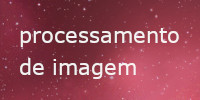
#> input picture Tecnicas de Pre-Processamento de Imagens/assets/img-process.jpg, 200 x 100 px
$ jupyter execute --allow-errors OCR-PreProcessing.ipynb   (shell and % lines are left out)
#> lines starting #> are read from the running program, lines starting #| are printed output that depends on the picture; after the words box and inside, x2 and y2 are one past the last pixel; in counts of white or black regions, pixels touching at a corner belong together
# Técnicas de Pré-processamento para OCR

# Importando as bibliotecas

[cell 1]
import cv2
import numpy as np
import matplotlib.pyplot as plt

[cell 2]
# https://matplotlib.org/stable/api/_as_gen/matplotlib.pyplot.imshow.html

def adjustImageForDisplay(img):
    """Ajusta a imagem para a exibição, adicionando cmap se necessário."""

    # Verifica se a imagem está em escala de cinza (um canal)
    # Para imagens em escala de cinza, o cmap 'gray' é necessário para exibir corretamente
    if len(img.shape) == 2:
        return {'X': img, 'cmap': 'gray'}  # Retorna o dicionário com a imagem e o cmap para escala de cinza
    return {'X': img}  # Para imagens RGB, retorna apenas a imagem

[cell 3]
def plot_image(img, title='placeholder'):
    """Exibe a imagem com ajustes apropriados."""
    plt.figure(figsize=(8, 6))  # Define o tamanho da figura
    plt.imshow(**adjustImageForDisplay(img))  # Usa o dicionário retornado por adjustImageForDisplay para passar parâmetros para imshow
    plt.title(title)  # Adiciona o título à imagem
    plt.axis('off')  # Oculta os eixos para melhor visualização da imagem
    plt.show()  # Exibe a imagem

# Escala de cinza (*grayscale*)

[cell 4]
img = cv2.imread('./assets/img-process.jpg')
#> img is the input picture: shape (100, 200, 3); mean B, G, R 84.1, 69.9, 150

[cell 5]
img = cv2.imread('./assets/img-process.jpg')
plot_image(img, 'Img Process')

[cell 6]
rgb = cv2.cvtColor(img, cv2.COLOR_BGR2RGB)
plot_image(rgb, 'Img Process')

[cell 7]
gray = cv2.cvtColor(img, cv2.COLOR_BGR2GRAY)
plot_image(gray, 'Img Process')

# Limiarização  (*thresholding*)

A limiarização, ou thresholding, é uma técnica fundamental em processamento de imagem usada para segmentar uma imagem em diferentes regiões com base na intensidade dos pixels.

Limiarização (Thresholding) é o processo de converter uma imagem em tons de cinza (ou uma imagem colorida) em uma imagem binária (preto e branco) usando um valor de limiar. Esse valor determina o critério para classificar os pixels em duas categorias: acima ou abaixo do limiar.

**Escolha do Valor de Limiar:** Um valor de limiar (ou threshold) é definido. Todos os pixels com valores acima desse limiar são definidos como um valor (geralmente branco), e todos os pixels abaixo do limiar são definidos como outro valor (geralmente preto).

**Aplicação do Limiar:** Para cada pixel na imagem:

- Se o valor do pixel for maior que o limiar, ele é definido como o valor de fundo (por exemplo, branco).
- Se o valor do pixel for menor ou igual ao limiar, ele é definido como o valor do primeiro plano (por exemplo, preto).

**Tipos de Limiarização:**

- **Limiarização Global:** Um único valor de limiar é usado para toda a imagem. Simples e rápido, mas pode não funcionar bem para imagens com iluminação variável ou com diferentes regiões de interesse.

- **Limiarização Adaptativa (Gaussiana):** O valor do limiar é calculado localmente para diferentes regiões da imagem. Útil para imagens com iluminação desigual ou quando a imagem tem regiões com diferentes condições de iluminação.

- **Limiarização Otsu:** Um método automático que calcula o valor do limiar que minimiza a variância intra-classe. Ideal para imagens com histogramas bimodais.

## Limiarização Simples (*Threshold*)

[cell 8]
img = cv2.imread('./assets/trecho-livro.jpg')
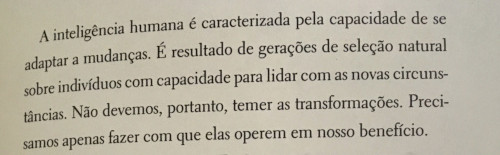
#> input picture Tecnicas de Pre-Processamento de Imagens/assets/trecho-livro.jpg, 500 x 155 px
#> img is the input picture: shape (155, 500, 3); mean B, G, R 162.2, 177.8, 183.6
plot_image(img, 'Trecho Livro')

[cell 9]
gray = cv2.cvtColor(img, cv2.COLOR_BGR2GRAY)
#> gray: shape (155, 500)
plot_image(gray)

A função `cv2.threshold` aplica um limiar a uma imagem em escala de cinza para criar uma imagem binária. (https://docs.opencv.org/4.x/d7/d4d/tutorial_py_thresholding.html)

[cell 10]
# Define o valor do limiar para a operação de thresholding.
limiar_val = 127

# Define o valor máximo atribuído aos pixels que excedem o limiar.
max_pixel_value = 255  # Neste caso, representa a cor branca na imagem binária.

[cell 11]
val, thresh = cv2.threshold(src=gray, thresh=limiar_val, maxval=max_pixel_value, type=cv2.THRESH_BINARY)
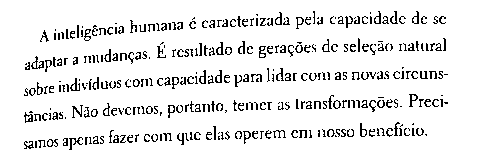
#> thresh: shape (155, 500); 91.3% white; black in thin lines or dots, all inside (x1, y1, x2, y2) = (24, 11, 448, 150)
#> val = 127
plot_image(thresh, f'Bin {val}')

[cell 12]
val, thresh = cv2.threshold(src=gray, thresh=180, maxval=255, type=cv2.THRESH_BINARY)
#> thresh: shape (155, 500); 75.9% white; 336 black regions (268 under 20 px), largest, box (x1, y1, x2, y2) and area: (0, 0, 122, 155) 6358, (35, 22, 125, 45) 731, (201, 12, 290, 29) 544
plot_image(thresh, f'Bin {val}')

[cell 13]
val, thresh = cv2.threshold(src=gray, thresh=140, maxval=255, type=cv2.THRESH_BINARY)
#> thresh: shape (155, 500); 89.9% white; black in thin lines or dots, all inside (x1, y1, x2, y2) = (23, 11, 449, 150)
plot_image(thresh, f'Bin {val}')

## Limiarização Método de Otsu

Um método automático que calcula o valor do limiar que minimiza a variância intra-classe. Ideal para imagens com histogramas bimodais.

[cell 14]
val, otsu = cv2.threshold(src=gray, thresh=140, maxval=255, type=cv2.THRESH_BINARY | cv2.THRESH_OTSU)
#> val = 138
plot_image(otsu, f'Otsu {val}')

[cell 15]
img = cv2.imread('./assets/receita01.jpg')
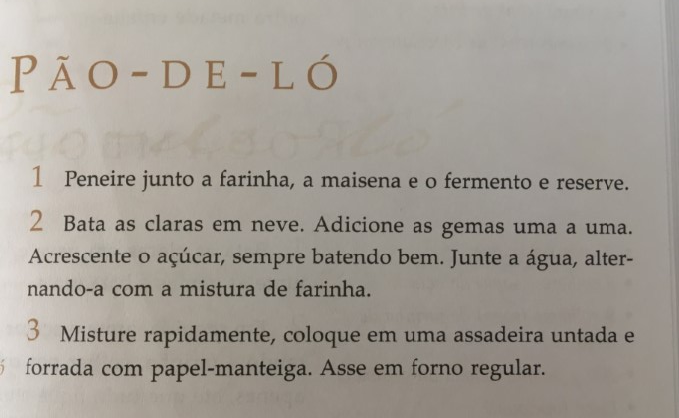
#> input picture Tecnicas de Pre-Processamento de Imagens/assets/receita01.jpg, 679 x 418 px
#> img is the input picture: shape (418, 679, 3); mean B, G, R 148.8, 156.7, 162.5
gray = cv2.cvtColor(img, cv2.COLOR_BGR2GRAY)
#> gray: shape (418, 679)
val, thresh = cv2.threshold(src=gray, thresh=138, maxval=255, type=cv2.THRESH_BINARY)
#> thresh: shape (418, 679); 86.9% white; 407 black regions (239 under 20 px), largest, box (x1, y1, x2, y2) and area: (318, 321, 618, 418) 14552, (207, 358, 312, 386) 1110, (550, 324, 619, 353) 899

plot_image(otsu, f'Bin {val}')

[cell 16]
val, otsu = cv2.threshold(src=gray, thresh=138, maxval=255, type=cv2.THRESH_BINARY | cv2.THRESH_OTSU)
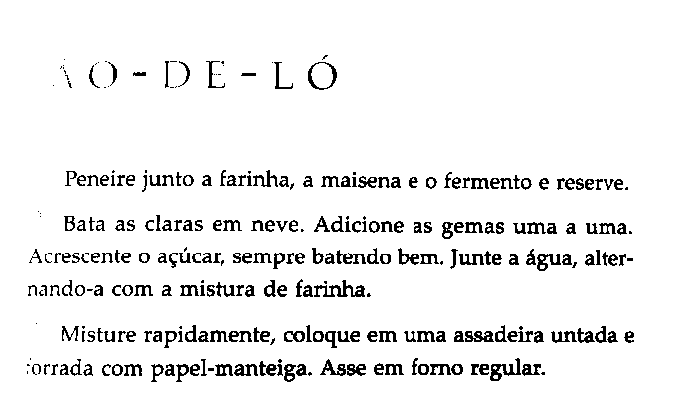
#> otsu: shape (418, 679); 93.9% white; black in thin lines or dots, all inside (x1, y1, x2, y2) = (27, 55, 634, 382)
#> val = 119
plot_image(otsu, f'Otsu {val}')

## Limiarização Adaptativa

O valor do limiar é calculado localmente para diferentes regiões da imagem. Útil para imagens com iluminação desigual ou quando a imagem tem regiões com diferentes condições de iluminação.

[cell 17]
img = cv2.imread('./assets/livro02.jpg')
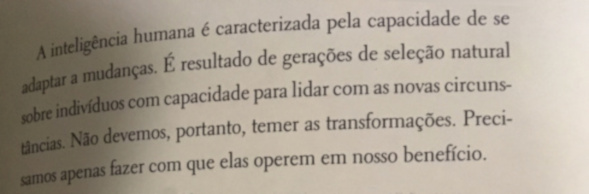
#> input picture Tecnicas de Pre-Processamento de Imagens/assets/livro02.jpg, 589 x 194 px
#> img is the input picture: shape (194, 589, 3); mean B, G, R 147.2, 160.9, 170.4
plot_image(img, 'Livro 02')

[cell 18]
gray = cv2.cvtColor(img, cv2.COLOR_BGR2GRAY)
#> gray: shape (194, 589)
val, otsu = cv2.threshold(src=gray, thresh=0, maxval=255, type=cv2.THRESH_BINARY| cv2.THRESH_OTSU)
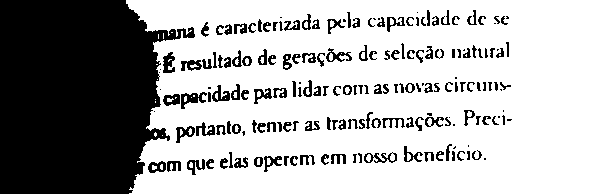
#> otsu: shape (194, 589); 67.1% white; 180 black regions (28 under 20 px), largest, box (x1, y1, x2, y2) and area: (0, 0, 195, 194) 29174, (181, 92, 207, 109) 208, (163, 52, 175, 73) 167
#> val = 147
plot_image(otsu, f'Otsu {val}')

[cell 19]
# Define o tamanho do bloco de pixels ao redor de cada pixel usado para calcular o valor do limiar local.
# Deve ser um número ímpar maior que 1.
tamanho_bloco = 11

# Define a constante subtraída da média calculada (ou ponderada, dependendo do método).
# Ajusta o limiar localmente, tornando a segmentação mais precisa em imagens com iluminação variável.
constante_C = 9

[cell 20]
adapt_media = cv2.adaptiveThreshold(src=gray, maxValue=255, adaptiveMethod=cv2.ADAPTIVE_THRESH_MEAN_C, thresholdType=cv2.THRESH_BINARY, blockSize=tamanho_bloco, C=constante_C)
#> adapt_media: shape (194, 589); 88.9% white; black in thin lines or dots, all inside (x1, y1, x2, y2) = (21, 9, 513, 194)
plot_image(adapt_media, f'Adapatative')

## Limiarização Adaptativa Gaussiana

[cell 21]
# Define o tamanho do bloco de pixels ao redor de cada pixel usado para calcular o valor do limiar local.
# Deve ser um número ímpar maior que 1.
tamanho_bloco = 11

# Define a constante subtraída da média calculada (ou ponderada, dependendo do método).
# Ajusta o limiar localmente, tornando a segmentação mais precisa em imagens com iluminação variável.
constante_C = 9

[cell 22]
img = cv2.imread('./assets/livro_adaptativa.jpg')
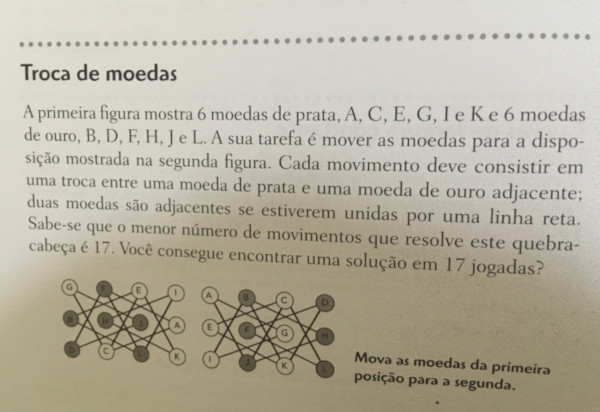
#> input picture Tecnicas de Pre-Processamento de Imagens/assets/livro_adaptativa.jpg, 600 x 412 px
#> img is the input picture: shape (412, 600, 3); mean B, G, R 159.8, 176.4, 181.6
plot_image(img, 'Livro Adapatativa')

[cell 23]
gray = cv2.cvtColor(img, cv2.COLOR_BGR2GRAY)
#> gray: shape (412, 600)
plot_image(gray, 'Livro Adapatativa')

[cell 24]
adapt_media = cv2.adaptiveThreshold(src=gray, maxValue=255, adaptiveMethod=cv2.ADAPTIVE_THRESH_MEAN_C, thresholdType=cv2.THRESH_BINARY, blockSize=tamanho_bloco, C=constante_C)
#> adapt_media: shape (412, 600); 89.5% white; black in thin lines or dots, all inside (x1, y1, x2, y2) = (19, 33, 600, 404)
plot_image(adapt_media, f'Adapatative')

[cell 25]
adapt_media_gauss = cv2.adaptiveThreshold(src=gray, maxValue=255, adaptiveMethod=cv2.ADAPTIVE_THRESH_GAUSSIAN_C, thresholdType=cv2.THRESH_BINARY, blockSize=tamanho_bloco, C=constante_C)
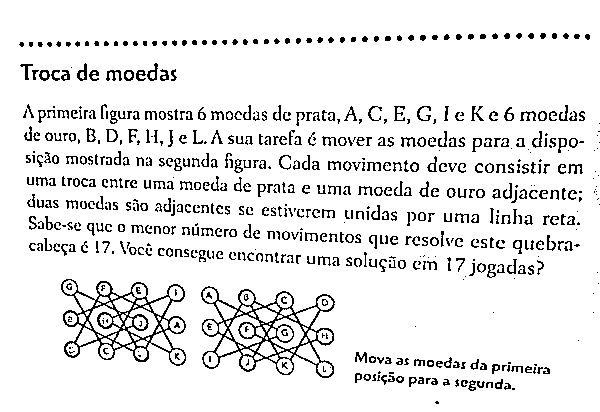
#> adapt_media_gauss: shape (412, 600); 91% white; black in thin lines or dots, all inside (x1, y1, x2, y2) = (19, 33, 600, 404)
plot_image(adapt_media_gauss, f'Adapatative Gaussiana')

# Inversão

[cell 26]
img = cv2.imread('./assets/img-process.jpg')
gray = cv2.cvtColor(img, cv2.COLOR_BGR2GRAY)
plot_image(gray)

[cell 27]
gray

[cell 28]
invert = 255 - gray
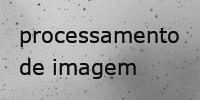
#> invert: shape (100, 200); min 1, max 212, mean 159.5

[cell 29]
invert

[cell 30]
plot_image(invert)

#> (a cell that did not finish here is left out)

[cell 32]
invert = 255 - thresh
#> (the rest of this cell did not finish here and is left out)

# Redimensionamento

- INTER_NEAREST - uma interpolação de vizinho mais próximo. É muito usado por ser o mais rápido.
- INTER_LINEAR - uma interpolação bilinear (é usada por padrão), boa no geral para aumentar e também pra diminuir imagens.
- INTER_AREA - usa a relação de área de pixel. Pode ser um método preferido para a redução de imagens pois fornece resultados sem moiré (efeito geralmente indesejado na imagem). Mas quando a imagem é ampliada, é semelhante ao método INTER_NEAREST.
- INTER_CUBIC - bicúbica (4x4 pixel vizinhos). Possui resultados melhores.
- INTER_LANCZOS4 - interpolação Lanczos (8x8 pixel vizinhos). Dentre esses algoritmos, é o que apresenta resultados com a melhor qualidade.

#> (a cell that did not finish here is left out)

[cell 34]
maior = cv2.resize(gray, None, fx=1.5, fy=1.5, interpolation=cv2.INTER_CUBIC)
#> (the rest of this cell did not finish here and is left out)

[cell 35]
menor = cv2.resize(gray, None, fx = 0.5, fy = 0.5, interpolation=cv2.INTER_AREA)
#> (the rest of this cell did not finish here and is left out)

# Operações Morfológicas

[cell 36]
img = cv2.imread('/content/texto-opencv.jpg')
#> (the rest of this cell did not finish here and is left out)

## Erosão

[cell 37]
np.ones((3, 3), np.uint8)

[cell 38]
erosao = cv2.erode(gray, np.ones((3, 3), np.uint8))
#> (the rest of this cell did not finish here and is left out)

## Dilatação

[cell 39]
dilatacao = cv2.dilate(gray, np.ones((3,3), np.uint8))
#> (the rest of this cell did not finish here and is left out)

## Abertura

[cell 40]
erosao = cv2.erode(gray, np.ones((5, 5), np.uint8))
abertura = cv2.dilate(erosao, np.ones((5,5), np.uint8))
#> (the rest of this cell did not finish here and is left out)

## Fechamento

[cell 41]
img = cv2.imread('texto-opencv2.jpg')
#> (the rest of this cell did not finish here and is left out)

[cell 42]
dilatacao = cv2.dilate(gray, np.ones((5,5)))
fechamento = cv2.erode(dilatacao, np.ones((5,5)))
#> (the rest of this cell did not finish here and is left out)

# Remoção de Ruído

## Desfoque com Média

[cell 43]
img = cv2.imread('teste_ruido.jpg')
#> (the rest of this cell did not finish here and is left out)

[cell 44]
desfoque_media = cv2.blur(gray, (5,5))
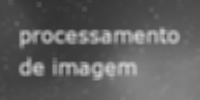
#> desfoque_media: shape (100, 200); min 51, max 205, mean 95.5
#> (the rest of this cell did not finish here and is left out)
